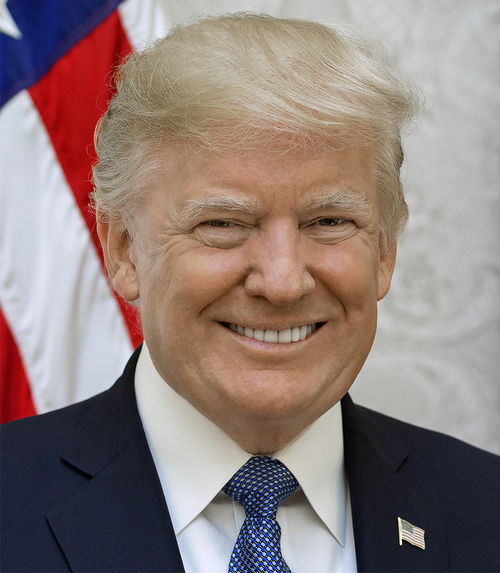
#> input picture instagram_filters/trump.jpg, 500 x 573 px
$ python Instagram_filters.py
#> lines starting #> are read from the running program, lines starting #| are printed output that depends on the picture
import cv2
import numpy as np


low_sigmaS_edgePreservingFilter = 0
high_sigmaS_edgePreservingFilter = 20
sigmaS_edgePreservingFilter = 2

low_sigmaR_edgePreservingFilter = 0
high_sigmaR_edgePreservingFilter = 20
sigmaR_edgePreservingFilter = 0.07

low_sigmaS_detailEnhance = 0
high_sigmaS_detailEnhance = 10
sigmaS_detailEnhance = 3

low_sigmaR_detailEnhance = 0
high_sigmaR_detailEnhance = 20
sigmaR_detailEnhance = 0.25

blurAmount = 10
maxBlurAmount = 40

# Function for all trackbar calls
def cartoonify():
    global image

    image_copy = image.copy()

    image_copy = cv2.edgePreservingFilter(image_copy, flags=1, sigma_s=sigmaS_edgePreservingFilter, sigma_r=sigmaR_edgePreservingFilter)

    image_copy = cv2.detailEnhance(image_copy, sigma_s=sigmaS_detailEnhance, sigma_r=sigmaR_detailEnhance)

    grayImage = cv2.cvtColor(image_copy, cv2.COLOR_BGR2GRAY)


    grayImageInv = 255 - grayImage.copy()

    if(blurAmount > 0):
        gaussian = cv2.GaussianBlur(grayImageInv,
                        (2 * blurAmount + 1, 2 * blurAmount + 1), 0)
    else:
        gaussian = grayImageInv

    # gaussian = cv2.GaussianBlur(grayImageInv, (47, 47), 0)
    blend = cv2.divide(grayImage, 255-gaussian, scale=256.0)

    # Sharpen kernel
    sharpen = np.array((
        [0, -1, 0],
        [-1, 5, -1],
        [0, -1, 0]), dtype="int")
    # Using 2D filter by applying the sharpening kernel
    sharpenOutput = cv2.filter2D(blend, -1, sharpen)

    print("sigmaS_edgePreservingFilter: ", sigmaS_edgePreservingFilter)
    print("sigmaR_edgePreservingFilter: ", sigmaR_edgePreservingFilter)
    print("sigmaS_detailEnhance: ", sigmaS_detailEnhance)
    print("sigmaR_detailEnhance: ", sigmaR_detailEnhance)
    print("blurAmount: ", 2*blurAmount+1)

    cv2.imshow("Cartoonify",sharpenOutput)
    k = cv2.waitKey(0)

    if k==27:
        cv2.destroyAllWindows()

# Function to update sigmaS_edgePreservingFilter
def update_sigmaS_edgePreservingFilter( *args ):
    global sigmaS_edgePreservingFilter
    sigmaS_edgePreservingFilter = args[0]/10
    cartoonify()
    pass

# Function to update sigmaR_edgePreservingFilter
def update_sigmaR_edgePreservingFilter( *args ):
    global sigmaR_edgePreservingFilter
    sigmaR_edgePreservingFilter = args[0]/100
    cartoonify()
    pass

# Function to update sigmaS_detailEnhance
def update_sigmaS_detailEnhance( *args ):
    global sigmaS_detailEnhance
    sigmaS_detailEnhance = args[0]
    cartoonify()
    pass

# Function to update sigmaR_detailEnhance
def update_sigmaR_detailEnhance( *args ):
    global sigmaR_detailEnhance
    sigmaR_detailEnhance = args[0]/50
    cartoonify()
    pass

# Function to update blur amount
def updateBlurAmount( *args ):
    global blurAmount
    blurAmount = args[0]
    cartoonify()
    pass


# Read sample image
image = cv2.imread('trump.jpg')
#> image is the input picture: shape (573, 500, 3); mean B, G, R 123, 126.8, 143

image_copy = image.copy()
# Display images
cv2.namedWindow("Cartoonify", cv2.WINDOW_AUTOSIZE)
cv2.imshow("Cartoonify",image_copy)

# Trackbar to control the sigmaS_edgePreservingFilter
cv2.createTrackbar( "sigmaS edgePreservingFilter", "Cartoonify", low_sigmaS_edgePreservingFilter,
            high_sigmaS_edgePreservingFilter, update_sigmaS_edgePreservingFilter)
#> slider 'sigmaS edgePreservingFilter' is set to 6

# Trackbar to control the sigmaR_edgePreservingFilter
cv2.createTrackbar( "sigmaR edgePreservingFilter", "Cartoonify", low_sigmaR_edgePreservingFilter,
            high_sigmaR_edgePreservingFilter, update_sigmaR_edgePreservingFilter)
#> slider 'sigmaR edgePreservingFilter' is set to 6

# Trackbar to control the sigmaS_edgePreservingFilter
cv2.createTrackbar( "sigmaS detailEnhance", "Cartoonify", low_sigmaS_detailEnhance,
            high_sigmaS_detailEnhance, update_sigmaS_detailEnhance)
#> slider 'sigmaS detailEnhance' is set to 3

# Trackbar to control the sigmaS_edgePreservingFilter
cv2.createTrackbar( "sigmaR detailEnhance", "Cartoonify", low_sigmaR_detailEnhance,
            high_sigmaR_detailEnhance, update_sigmaR_detailEnhance)
#> slider 'sigmaR detailEnhance' is set to 6

# Trackbar to control the blur
cv2.createTrackbar( "Blur", "Cartoonify", blurAmount, maxBlurAmount,
            updateBlurAmount)

k = cv2.waitKey(0)
#> in cartoonify, `image_copy = cv2.detailEnhance(image_copy, sigma_s=sigmaS_detailEnhanc..`:
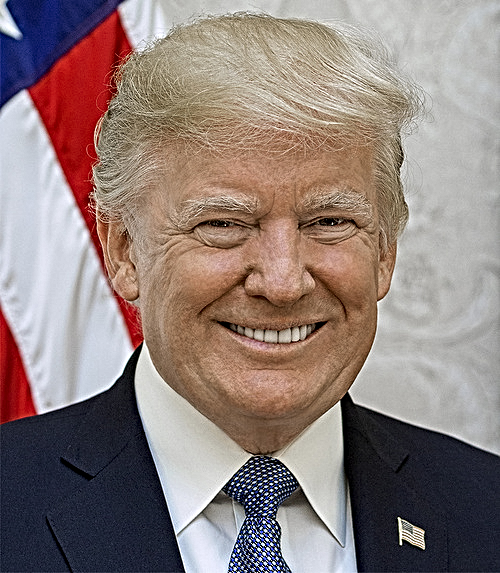
#> image_copy: shape (573, 500, 3); mean B, G, R 123.4, 127.4, 143.6
#> in cartoonify, `grayImage = cv2.cvtColor(image_copy, cv2.COLOR_BGR2GRAY)`:
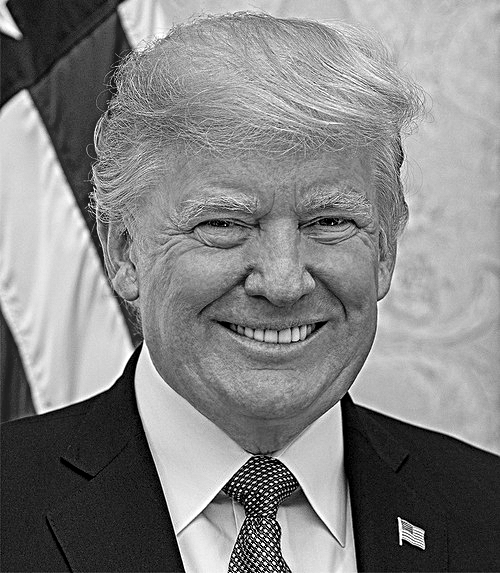
#> grayImage: shape (573, 500); min 0, max 255, mean 131.8
#> in cartoonify, `grayImageInv = 255 - grayImage.copy()`:
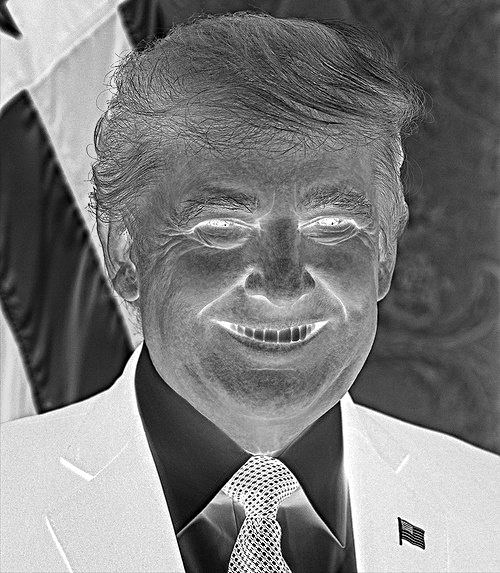
#> grayImageInv: shape (573, 500); min 0, max 255, mean 123.2
#> in cartoonify, `gaussian = cv2.GaussianBlur(grayImageInv, (2 * blurAmount + 1, 2 * blu..`:
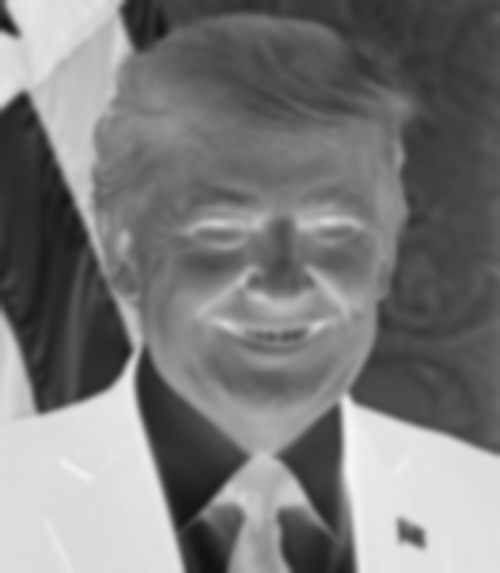
#> gaussian: shape (573, 500); min 18, max 246, mean 123.2
#> in cartoonify, `blend = cv2.divide(grayImage, 255-gaussian, scale=256.0)`:
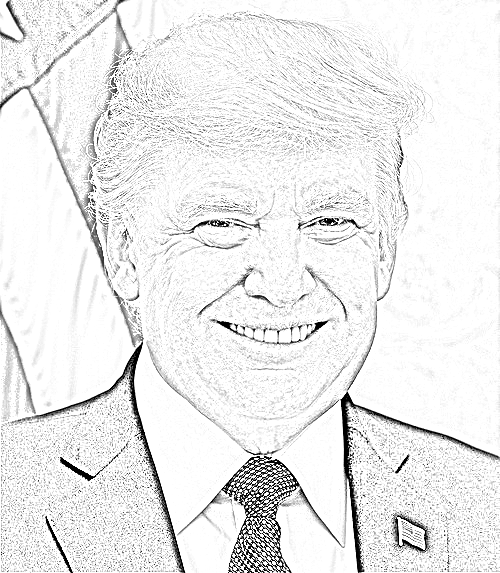
#> blend: shape (573, 500); min 0, max 255, mean 236
#> in cartoonify, `sharpenOutput = cv2.filter2D(blend, -1, sharpen)`:
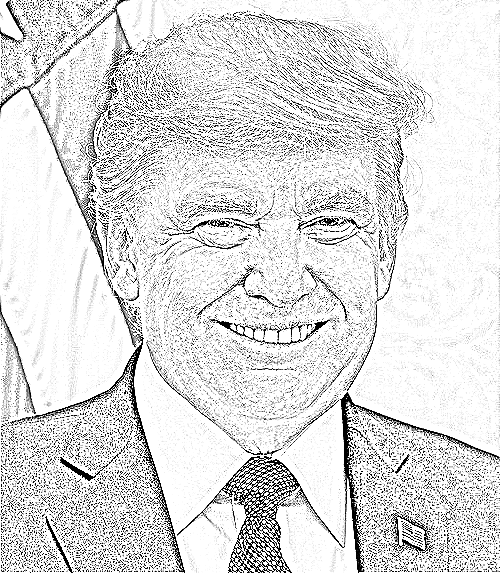
#> sharpenOutput: shape (573, 500); min 0, max 255, mean 220.8
#> (key Esc is pressed here)
#> (key Enter is pressed here)
#> (key Esc is pressed here)

if k==27:
    cv2.destroyAllWindows()
